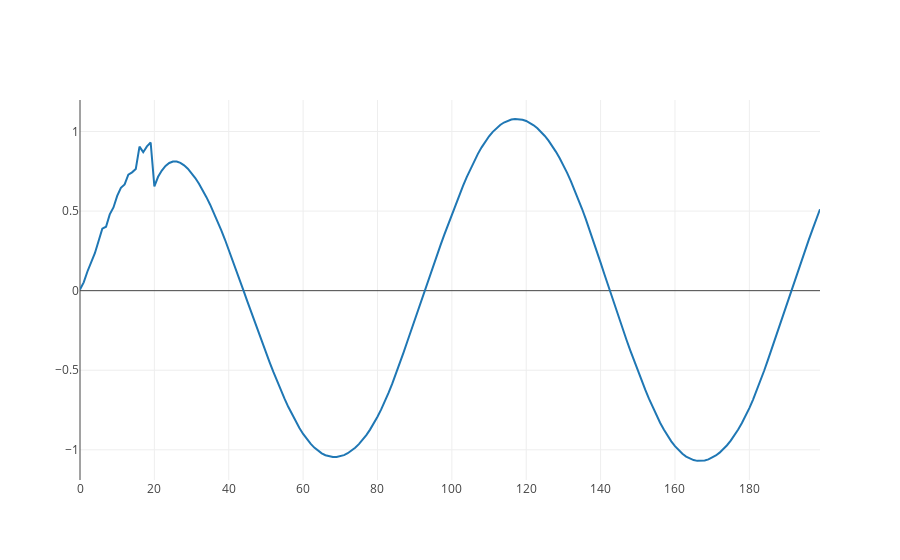
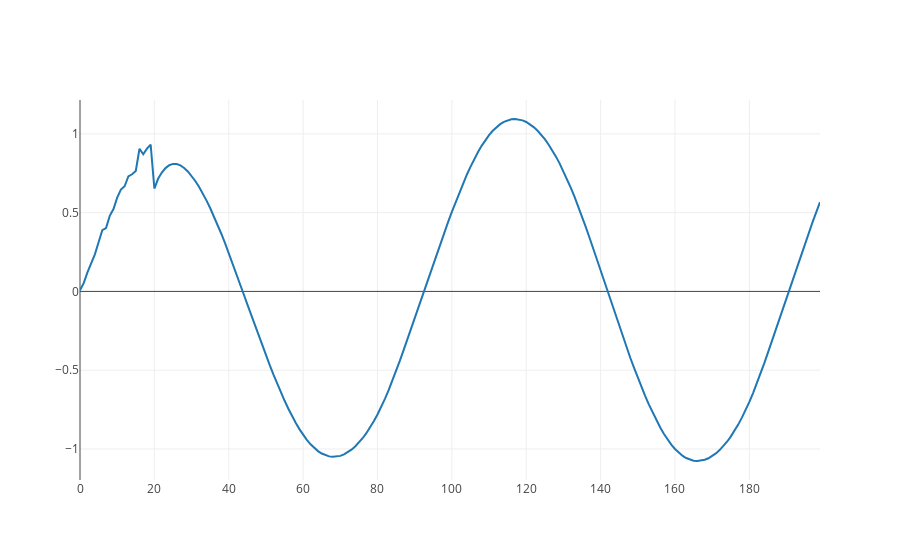
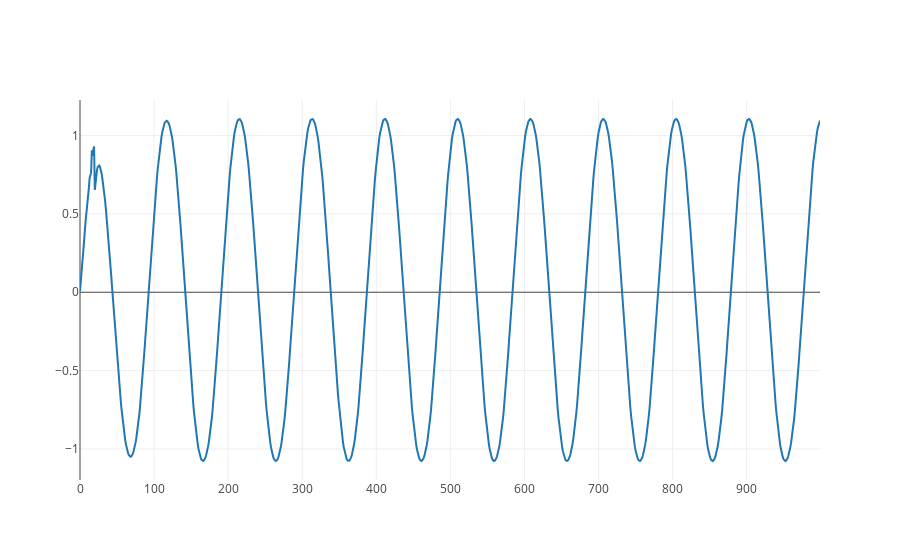

These figures' notebook cell, in order:
### Markdown cell above
## Training and Testing

### Code cell
np.random.shuffle (start_indices)
train_indices = start_indices[0:int(train_size)]
dev_indices= start_indices[int(train_size):int(train_size+dev_size)]
test_indices = start_indices[int(train_size+dev_size):int(train_size+dev_size+test_size)]

batch_zero_state_packed = np.zeros((batch_size, get_network_state_size(hidden_network)))


epoch_count = 2

loss_results = np.zeros((epoch_count,2))

def get_dev_loss():
    epoch_dev_loss = 0.0
    for devi in range(dev_batch_count):
        batch_inputs,batch_targets = get_batch(devi, dev_indices)

        batch_dev_loss = sess.run(loss,feed_dict={
            inputs:batch_inputs,
            targets:batch_targets,
            initial_state_packed: batch_zero_state_packed
        })
        if devi % 20 == 0:
            print("  Dev results batch %d, loss %s" %(  devi, str(batch_dev_loss)))  

        epoch_dev_loss += batch_dev_loss
        #sys.stdout.write('.')
        #sys.stdout.flush()
    return epoch_dev_loss / dev_size

def generate_graph(graph_size=200):
    prime_size = 20
    
    prime_signal_start_i = 0
    
    tmp_signal = np.zeros((graph_size,1))
    tmp_signal[0:prime_size,0] = signal_amp[prime_signal_start_i:(prime_signal_start_i+prime_size)]
    #tmp_signal[0:prime_size,0] = np.random.normal(size=prime_size)*0.6+0.1
    seq = np.zeros((1,sequence_length,1))
    
    seq_state_packed = np.zeros((1, get_network_state_size(hidden_network)))
    
    _state_unpacked = None
    for end in range(prime_size, graph_size):
        #end = prime_size
        seq[0,:,0] = tmp_signal.take(range((end-sequence_length),end), mode='wrap')
        seq_state_packed , _prediction = sess.run(
            [state_packed_network_out, predictions[0,0]], 
            feed_dict={
                learning_rate: 0.02, 
                initial_state_packed: seq_state_packed,
                inputs: seq})
            
        #print(_prediction)
        tmp_signal[end,0] = _prediction
        sys.stdout.write('.')
        sys.stdout.flush()
    print("")
    plotly.offline.iplot({
       "data": [Scatter(y=tmp_signal[:,0])],
       "layout": Layout(title="")})


init=tf.global_variables_initializer()
with tf.Session() as sess:
    sess.run(init)

    epoch_dev_loss = get_dev_loss()    

    #print("")            
    print("Dev results epoch start, loss %s" %(  str(epoch_dev_loss),))  

    for epoch in range(0,epoch_count):
        np.random.shuffle (train_indices)
        epoch_train_loss = 0.0
        for ti in range(train_batch_count):
            batch_inputs,batch_targets = get_batch(ti, train_indices)

            batch_train_loss, _ = sess.run([loss, opt], 
                                           feed_dict={
                                               learning_rate: 0.002, 
                                               inputs: batch_inputs, 
                                               targets: batch_targets,
                                               initial_state_packed: batch_zero_state_packed
                                           })
            if ti % 20 == 0:
                print("  Train results batch %d, loss %s" %(  ti, str(batch_train_loss)))  
            epoch_train_loss += batch_train_loss
            #sys.stdout.write('.')
            #sys.stdout.flush()
        #print("")
        epoch_train_loss = epoch_train_loss / train_size
        print("Training results epoch %d, loss %s" %( epoch, str(epoch_train_loss)))
        epoch_dev_loss = get_dev_loss()    
        #print("")            
        print("Dev results epoch %d, loss %s" %( epoch, str(epoch_dev_loss)))  
        loss_results[epoch,0] = epoch_train_loss
        loss_results[epoch,1] = epoch_dev_loss
        ti += 1
        generate_graph()
    generate_graph(graph_size=1000)

### Figure 1 — Plotly figure (JSON) as saved in the notebook; plotly's stock layout.template omitted (floating-point values rounded to 4 significant figures; data arrays with more than 128 entries replaced by an {"elided": "..."} marker saying what was removed)
{"data": [{"type": "scatter", "y": {"elided": "200 float values"}}], "layout": {"title": ""}}

### Figure 2 — Plotly figure (JSON) as saved in the notebook; plotly's stock layout.template omitted (floating-point values rounded to 4 significant figures; data arrays with more than 128 entries replaced by an {"elided": "..."} marker saying what was removed)
{"data": [{"type": "scatter", "y": {"elided": "200 float values"}}], "layout": {"title": ""}}

### Figure 3 — Plotly figure (JSON) as saved in the notebook; plotly's stock layout.template omitted (floating-point values rounded to 4 significant figures; data arrays with more than 128 entries replaced by an {"elided": "..."} marker saying what was removed)
{"data": [{"type": "scatter", "y": {"elided": "1000 float values"}}], "layout": {"title": ""}}
